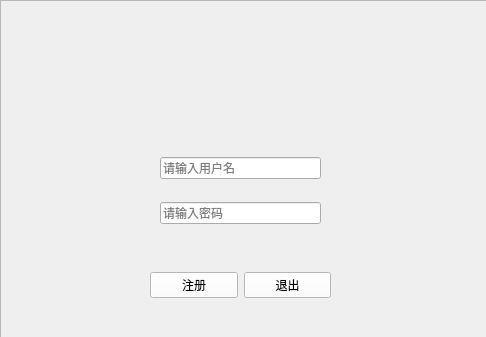
<?xml version="1.0" encoding="UTF-8"?>
<ui version="4.0">
 <class>Registeradmin</class>
 <widget class="QWidget" name="Registeradmin">
  <property name="geometry">
   <rect>
    <x>0</x>
    <y>0</y>
    <width>486</width>
    <height>337</height>
   </rect>
  </property>
  <property name="minimumSize">
   <size>
    <width>486</width>
    <height>337</height>
   </size>
  </property>
  <property name="maximumSize">
   <size>
    <width>486</width>
    <height>337</height>
   </size>
  </property>
  <property name="windowTitle">
   <string>管理员注册</string>
  </property>
  <property name="windowIcon">
   <iconset resource="res.qrc">
    <normaloff>:/icon.jpg</normaloff>:/icon.jpg</iconset>
  </property>
  <widget class="QLabel" name="label">
   <property name="geometry">
    <rect>
     <x>120</x>
     <y>10</y>
     <width>221</width>
     <height>141</height>
    </rect>
   </property>
   <property name="styleSheet">
    <string notr="true">image: url(:/title.png);</string>
   </property>
   <property name="text">
    <string/>
   </property>
  </widget>
  <widget class="QWidget" name="widget_3" native="true">
   <property name="geometry">
    <rect>
     <x>120</x>
     <y>230</y>
     <width>321</width>
     <height>28</height>
    </rect>
   </property>
   <layout class="QHBoxLayout" name="horizontalLayout_5"/>
  </widget>
  <widget class="QWidget" name="widget_2" native="true">
   <property name="geometry">
    <rect>
     <x>150</x>
     <y>260</y>
     <width>181</width>
     <height>51</height>
    </rect>
   </property>
   <layout class="QHBoxLayout" name="horizontalLayout_6">
    <item>
     <widget class="QPushButton" name="In">
      <property name="styleSheet">
       <string notr="true">background:gray;

background-color:white;</string>
      </property>
      <property name="text">
       <string>注册</string>
      </property>
     </widget>
    </item>
    <item>
     <widget class="QPushButton" name="Exit">
      <property name="styleSheet">
       <string notr="true">background:gray;

background-color:white;</string>
      </property>
      <property name="text">
       <string>退出</string>
      </property>
     </widget>
    </item>
   </layout>
  </widget>
  <widget class="QWidget" name="widget" native="true">
   <property name="geometry">
    <rect>
     <x>160</x>
     <y>140</y>
     <width>161</width>
     <height>101</height>
    </rect>
   </property>
   <layout class="QVBoxLayout" name="verticalLayout_3">
    <item>
     <widget class="QLineEdit" name="Username">
      <property name="placeholderText">
       <string>请输入用户名</string>
      </property>
     </widget>
    </item>
    <item>
     <widget class="QLineEdit" name="Password">
      <property name="placeholderText">
       <string>请输入密码</string>
      </property>
     </widget>
    </item>
   </layout>
  </widget>
  <widget class="QFrame" name="frame">
   <property name="geometry">
    <rect>
     <x>0</x>
     <y>0</y>
     <width>501</width>
     <height>341</height>
    </rect>
   </property>
   <property name="styleSheet">
    <string notr="true">background-image: url(:/login.png);</string>
   </property>
   <property name="frameShape">
    <enum>QFrame::StyledPanel</enum>
   </property>
   <property name="frameShadow">
    <enum>QFrame::Raised</enum>
   </property>
  </widget>
  <zorder>frame</zorder>
  <zorder>label</zorder>
  <zorder>widget_2</zorder>
  <zorder>widget</zorder>
  <zorder>widget_3</zorder>
 </widget>
 <resources>
  <include location="res.qrc"/>
 </resources>
 <connections/>
</ui>
